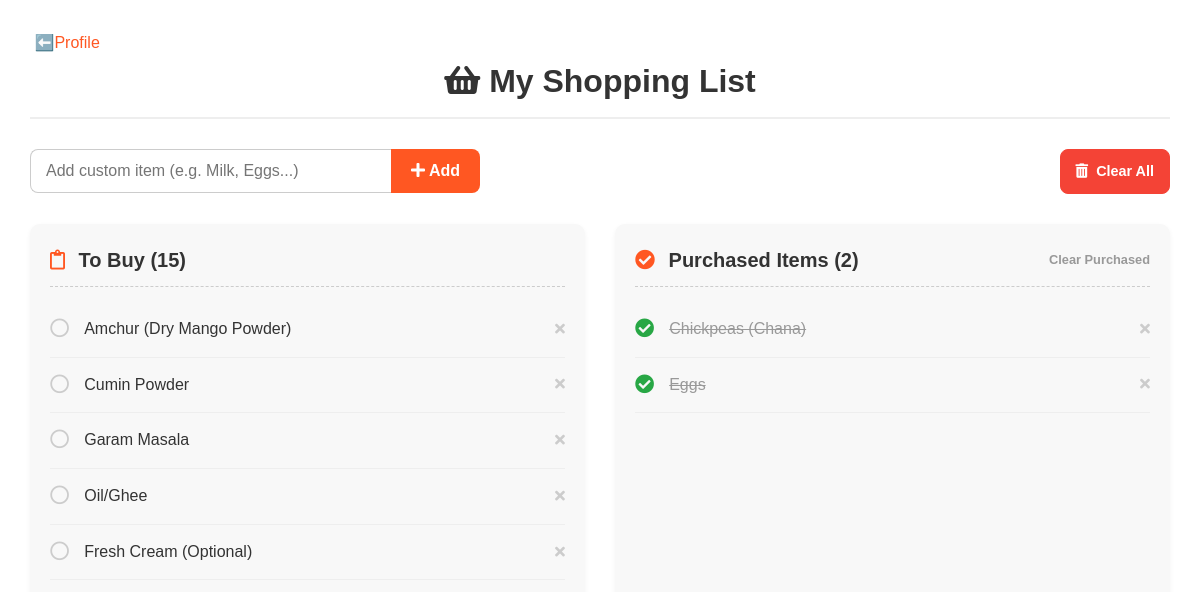
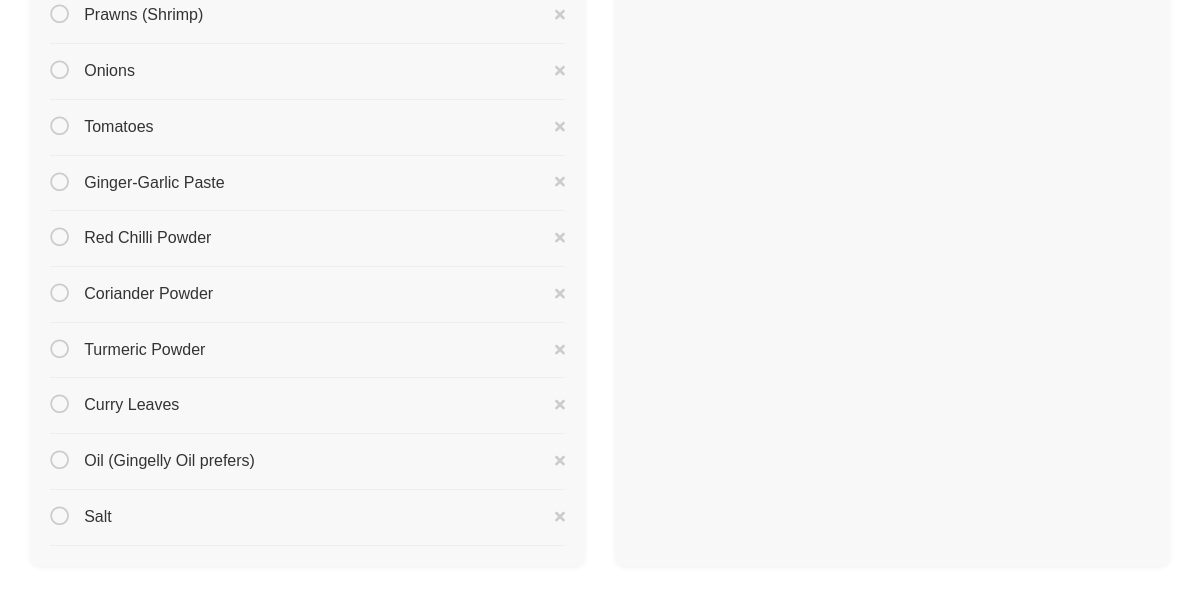
The page /accounts/shopping-list/ (signed in) on the database as committed earlier (2 pictures, top to bottom).
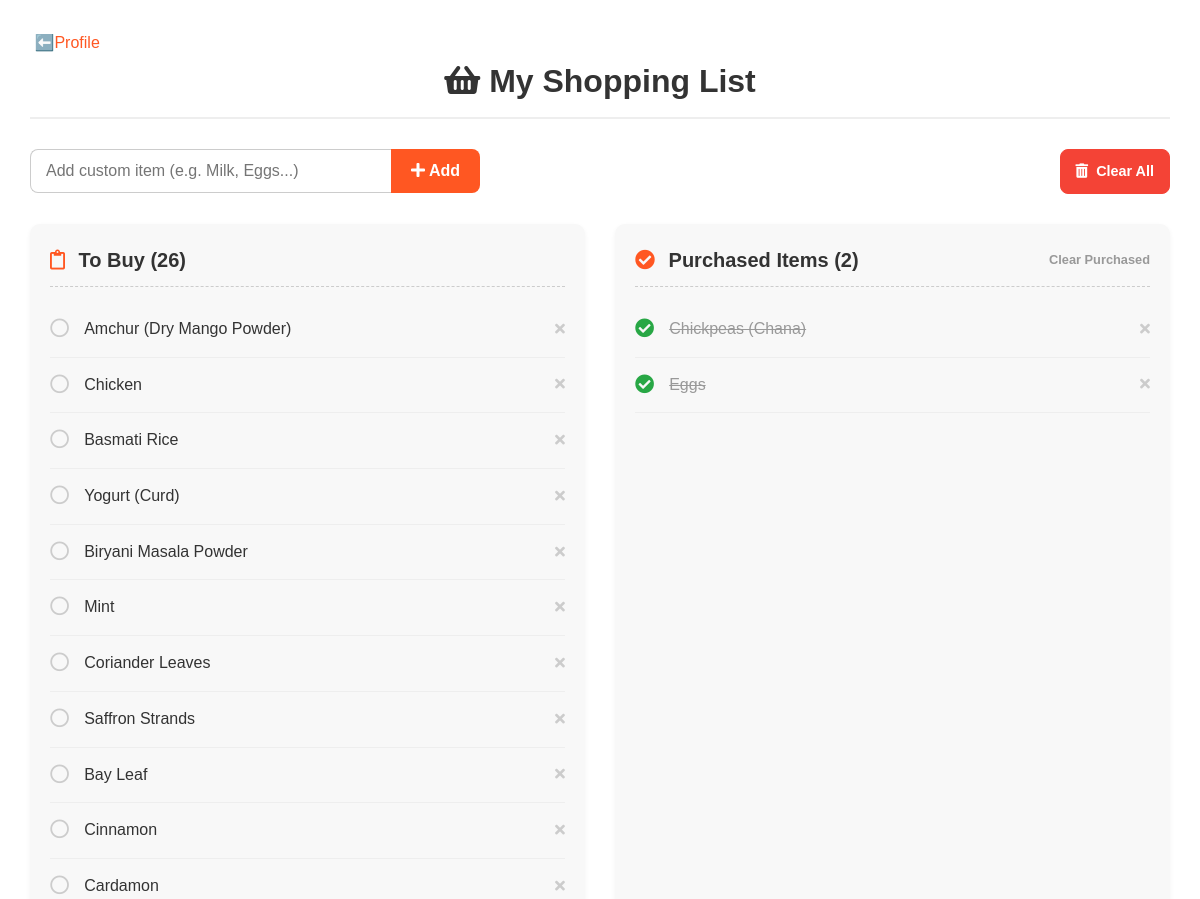
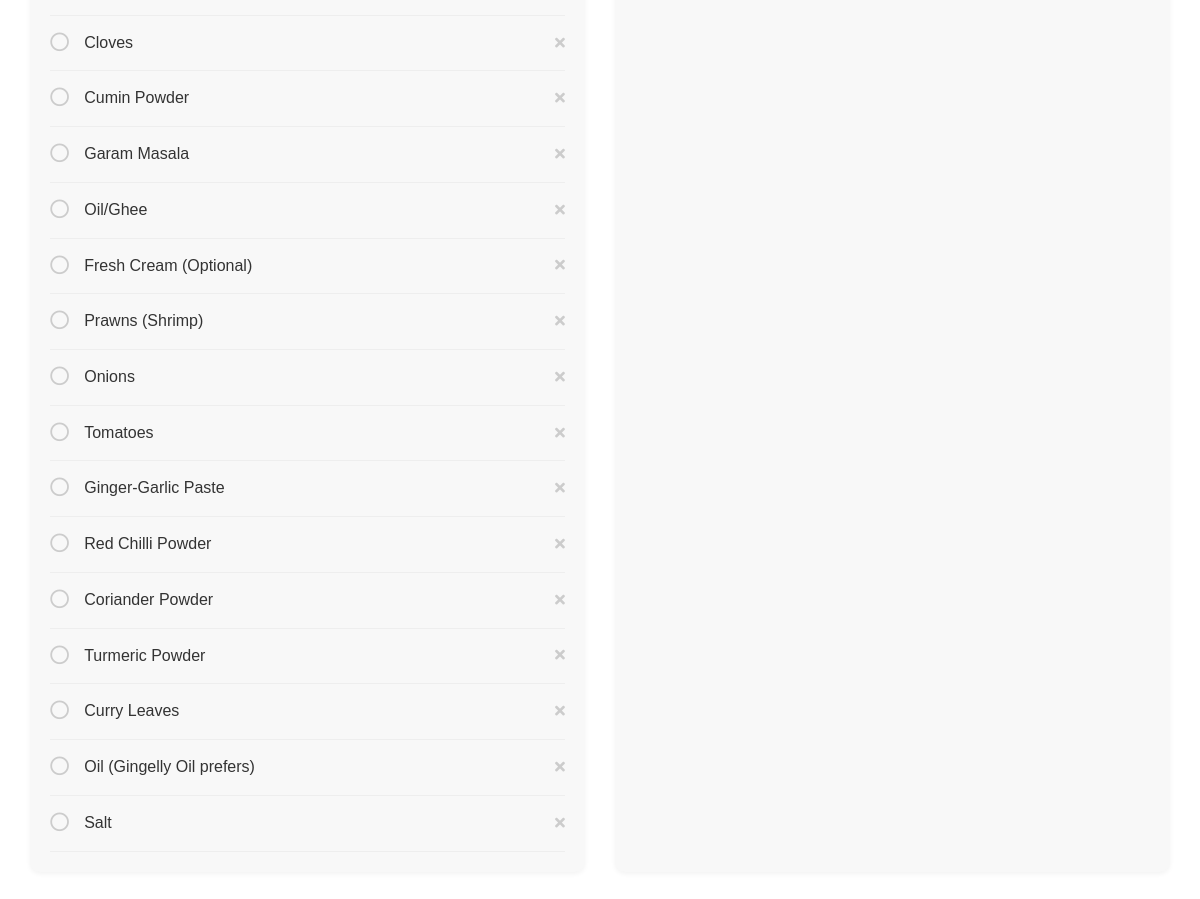
The same page on the database as committed later (2 pictures, top to bottom).
### accounts/models.py (models this page shows, shortened)
class ShoppingListItem(models.Model):
    user = models.ForeignKey(User,on_delete=models.CASCADE,related_name='shopping_list')
    recipe = models.ForeignKey(Recipe, on_delete=models.SET_NULL, null=True, blank=True)
    name = models.CharField(max_length=255)
    quantity = models.CharField(max_length=50, blank=True, null=True)
    unit = models.CharField(max_length=50, blank=True, null=True)
    is_purchased = models.BooleanField(default=False)
    added_at = models.DateTimeField(auto_now_add=True)
    class Meta:
        unique_together = ('user', 'name')

### accounts/views.py (the view)
# urls.py: path('shopping-list/', views.shopping_list_view, name='shopping_list'),
@login_required
def shopping_list_view(request):
    all_items = ShoppingListItem.objects.filter(user=request.user)
    to_buy_items = all_items.filter(is_purchased=False).order_by('recipe__name', 'added_at')
    purchased_items = all_items.filter(is_purchased=True).order_by('-added_at') # Order by most recently purchased first
    context = {
        'to_buy_items': to_buy_items,
        'purchased_items': purchased_items,
        'active_tab': 'shopping_list',
        'has_any_items': all_items.exists(),
    }
    return render(request, 'accounts/shopping_list.html', context)

### accounts/templates/accounts/shopping_list.html (shortened to what this page needs)
{% load static %}
<!DOCTYPE html>
<html lang="en">
<head>
    <link rel="stylesheet" href="{% static 'style.css' %}">
    <link rel="stylesheet" href="https://cdnjs.cloudflare.com/ajax/libs/font-awesome/5.15.4/css/all.min.css">
</head>
<body>
<div class="shopping-page-wrapper">
    <div class="container shopping-card-container">
        <div class="header-top-bar">
            <a href="{% url 'profile' %}" class="logo-v2">
                 ⬅️Profile
            </a>
            <h1 class="shopping-main-title"><i class="fas fa-shopping-basket"></i> My Shopping List</h1>
        </div>
        <div class="shopping-header-v2">
            <form action="{% url 'add_custom_item' %}" method="POST" class="add-custom-form-v2">
                <input type="text" name="item_name" placeholder="Add custom item (e.g. Milk, Eggs...)" required>
                <button type="submit" class="btn-add-v2"><i class="fas fa-plus"></i> Add</button>
            </form>
            {% if has_any_items %}
            <a href="{% url 'clear_shopping_list' %}" class="btn-clear-all" onclick="return confirm('Are you sure you want to clear the entire list?');">
                <i class="fas fa-trash-alt"></i> Clear All  </a>
            {% endif %}
        </div>
        {% if has_any_items %}
        <div class="shopping-page-grid-v2">
            <div class="list-column-v2 to-buy-column">
                <div class="column-header-v2">
                    <h2><i class="far fa-clipboard"></i> To Buy ({{ to_buy_items|length }})</h2>
                </div>
                <div class="column-body-v2">
                    {% for item in to_buy_items %}
                        <div class="shopping-item-v3">
                            <a href="{% url 'toggle_purchased' item.id %}" class="check-action-v3" title="Mark as Purchased">
                                <i class="far fa-circle"></i>
                            </a>
                            <span class="item-name-v3">{{ item.name }}</span>
                            <a href="{% url 'delete_shopping_item' item.id %}" class="btn-delete-item-v3" onclick="return confirm('Remove {{ item.name }} from the list?');" title="Delete Item">
                                <i class="fas fa-times"></i>
                            </a>
                        </div>
                    {% empty %}
                        {% if purchased_items %}
                            <p class="empty-column-message purchased-all-msg">All items purchased! You're ready to cook! 🎉</p>
                        {% else %}
                            <p class="empty-column-message">Start by adding your first ingredient above.</p>
                        {% endif %}
                    {% endfor %}
                </div>
            </div>
            <div class="list-column-v2 purchased-column-v2">
                <div class="column-header-v2">
                    <h2><i class="fas fa-check-circle"></i> Purchased Items ({{ purchased_items|length }})</h2>
                    <a href="{% url 'clear_purchased' %}" class="btn-clear-purchased-v2" onclick="return confirm('Are you sure you want to clear all purchased items?');">Clear Purchased</a>
                </div>
                <div class="column-body-v2">
                    {% for item in purchased_items %}
                        <div class="shopping-item-v3 purchased-v3">
                            <a href="{% url 'toggle_purchased' item.id %}" class="check-action-v3" title="Move back to To Buy">
                                <i class="fas fa-check-circle"></i>
                            </a>
                            <span class="item-name-v3">{{ item.name }}</span>
                            <a href="{% url 'delete_shopping_item' item.id %}" class="btn-delete-item-v3" onclick="return confirm('Remove {{ item.name }} from the list?');" title="Delete Item">
                                <i class="fas fa-times"></i>
                            </a>
                        </div>
                    {% empty %}
                        <p class="empty-column-message">Nothing purchased yet. Click a circle on the left to move it here!</p>
                    {% endfor %}
                </div>
            </div>
        </div>
        {% endif %}
    </div>
</div>
</body>
</html>

### static/style.css (style rules this page uses)
:root { --primary-color: #ff5722; --secondary-color: #333; --text-color: #555; --light-bg: #f8f8f8; --white: #fff; --card-shadow: 0 4px 8px rgba(0, 0, 0, 0.05); }
html { scroll-behavior: smooth; }
* { box-sizing: border-box; margin: 0; padding: 0; }
body { font-family: Arial, sans-serif; line-height: 1.6; background-color: var(--light-bg); color: var(--text-color); }
a { text-decoration: none; color: var(--primary-color); transition: color 0.2s ease; }
h1, h2, h3 { color: var(--secondary-color); margin-bottom: 0.5em; }
.container { max-width: 1100px; margin: 20px auto; padding: 20px; background-color: var(--white); box-shadow: none; line-height: 1.6; }
@media screen and (max-width: 1200px) { .container { max-width: 95%; } }
.shopping-page-wrapper { background-color: #ffe0b2; min-height: 100vh; padding: 0; }
.shopping-card-container { max-width: 100%; background-color: var(--white); box-shadow: 0 10px 30px rgba(0, 0, 0, 0.1); padding: 30px; margin: 0 auto; min-height: 90vh; }
.shopping-main-title { font-size: 2em; color: var(--secondary-color); text-align: center; margin-bottom: 30px; padding-bottom: 10px; border-bottom: 2px solid #eee; }
.shopping-header-v2 { display: flex; gap: 15px; margin-bottom: 30px; flex-wrap: wrap; align-items: center; }
.add-custom-form-v2 { display: flex; flex-grow: 1; max-width: 450px; }
.add-custom-form-v2 input { flex-grow: 1; padding: 12px 15px; border: 1px solid #ccc; border-right: none; border-radius: 8px 0 0 8px; font-size: 1em; outline: none; transition: border-color 0.2s; }
.btn-add-v2 { background-color: var(--primary-color); color: var(--white); border: none; padding: 12px 20px; border-radius: 0 8px 8px 0; cursor: pointer; font-size: 1em; font-weight: bold; transition: background-color 0.2s; }
.btn-clear-all { padding: 10px 15px; border: 1px solid #f44336; background-color: #f44336; color: var(--white); border-radius: 8px; font-size: 0.9em; font-weight: 600; display: inline-flex; align-items: center; gap: 8px; transition: background-color 0.2s; margin-left: auto; }
.shopping-page-grid-v2 { display: grid; grid-template-columns: 1fr 1fr; gap: 30px; }
.list-column-v2 { background-color: var(--light-bg); border-radius: 10px; padding: 20px; box-shadow: 0 2px 5px rgba(0, 0, 0, 0.05); }
.column-header-v2 { display: flex; justify-content: space-between; align-items: center; margin-bottom: 15px; padding-bottom: 10px; border-bottom: 1px dashed #ccc; }
.column-header-v2 h2 { font-size: 1.25em; color: var(--secondary-color); margin-bottom: 0; }
.column-header-v2 i { color: var(--primary-color); margin-right: 8px; }
.btn-clear-purchased-v2 { font-size: 0.8em; font-weight: 600; color: #999; transition: color 0.2s; }
.shopping-item-v3 { display: flex; align-items: center; padding: 12px 0; border-bottom: 1px solid #eee; transition: background-color 0.2s; }
.check-action-v3 { flex-shrink: 0; font-size: 1.2em; color: #ccc; margin-right: 15px; cursor: pointer; transition: color 0.2s; }
.item-name-v3 { flex-grow: 1; font-size: 1em; color: var(--secondary-color); line-height: 1.3; }
.btn-delete-item-v3 { flex-shrink: 0; margin-left: 15px; font-size: 0.9em; color: #ccc; transition: color 0.2s; }
.shopping-item-v3.purchased-v3 .item-name-v3 { text-decoration: line-through; color: #999; }
.shopping-item-v3.purchased-v3 .check-action-v3 { color: #28a745; }

### accounts/templates/accounts/shopping_list.html (style rules this page uses)
body { background-color: #ffe0b2; }
html, body { height: 100%; margin: 0; }

Rows that differ between the two databases and show on the page:
added ShoppingListItem: name "Chicken", shown under "To Buy (26)"
added ShoppingListItem: name "Basmati Rice", shown under "To Buy (26)"
added ShoppingListItem: name "Yogurt (Curd)", shown under "To Buy (26)"
added ShoppingListItem: name "Biryani Masala Powder", shown under "To Buy (26)"
added ShoppingListItem: name "Mint", shown under "To Buy (26)"
added ShoppingListItem: name "Coriander Leaves", shown under "To Buy (26)"
added ShoppingListItem: name "Saffron Strands", shown under "To Buy (26)"
added ShoppingListItem: name "Bay Leaf", shown under "To Buy (26)"
added ShoppingListItem: name "Cinnamon", shown under "To Buy (26)"
added ShoppingListItem: name "Cardamon", shown under "To Buy (26)"
added ShoppingListItem: name "Cloves", shown under "To Buy (26)"
Other text that changed with them:
{{ to_buy_items|length }}: "15" → "26"
